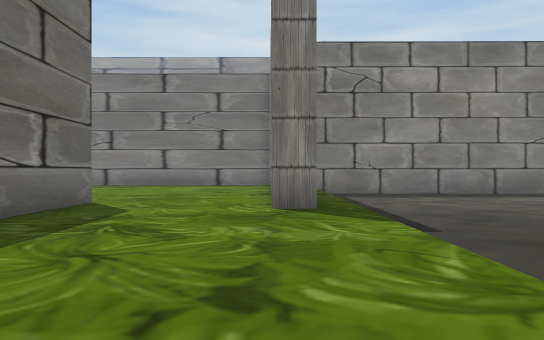
[1] (above)

21 first-person views from a walk through a 3-D level made in the Unity game engine. The camera is 1.3 m above the floor, looks level and sees 70° across. The floor is counted in squares, 2 m on a side. Each view is taken from the middle of a square. On the plan, view 1 faces up. The plan holds only what a view shows up to about 11 squares ahead; the rest is blank. The place goes on beyond the plan. The player character is not drawn. Some animated figures are left out.

[2]
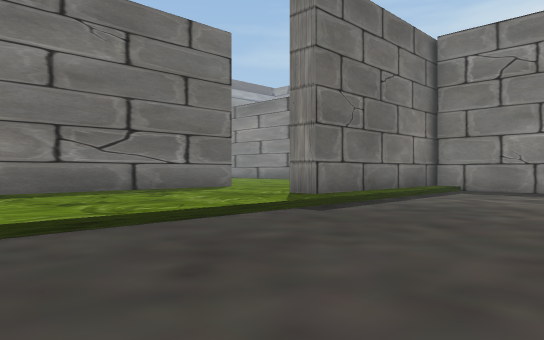

[3]
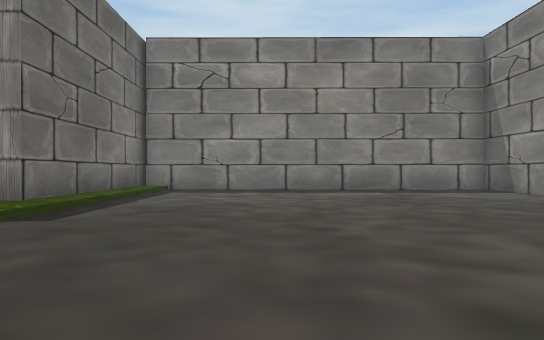

[4]
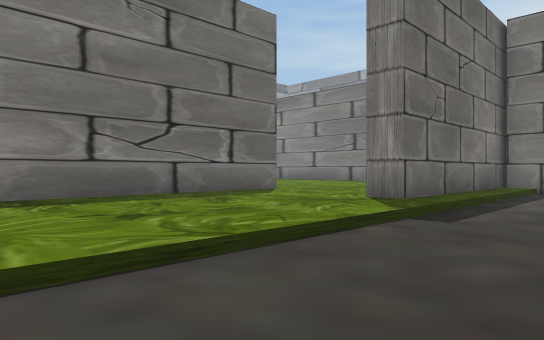

[5]
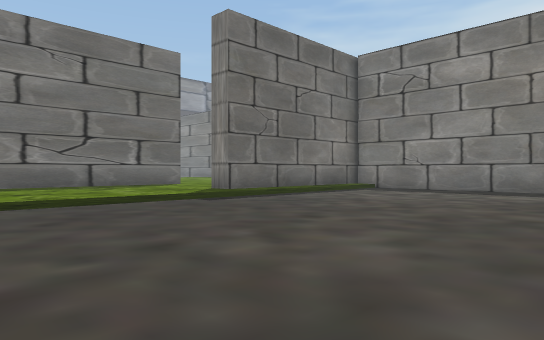

[6]
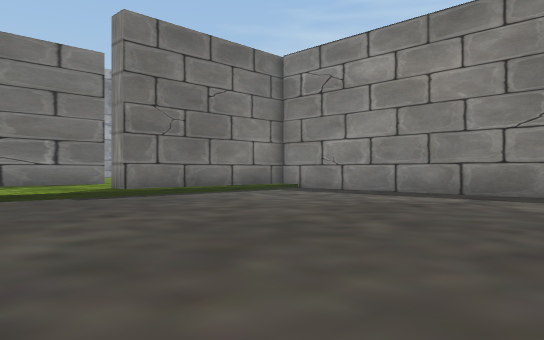

[7]
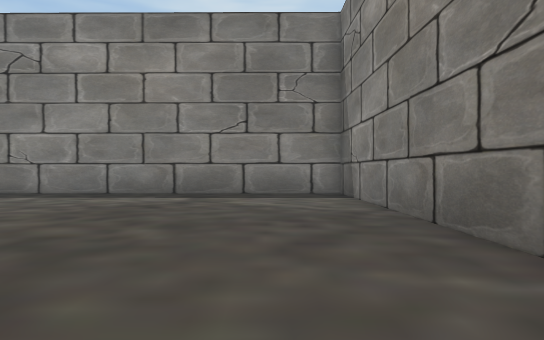

[8]
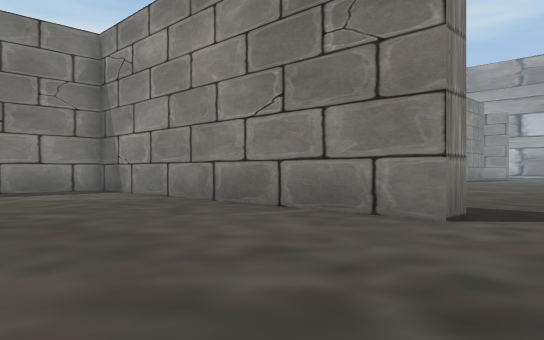

[9]
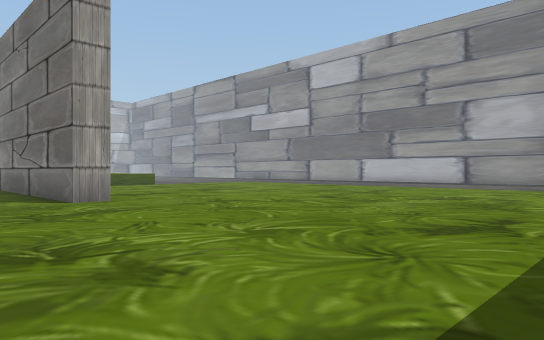

[10]
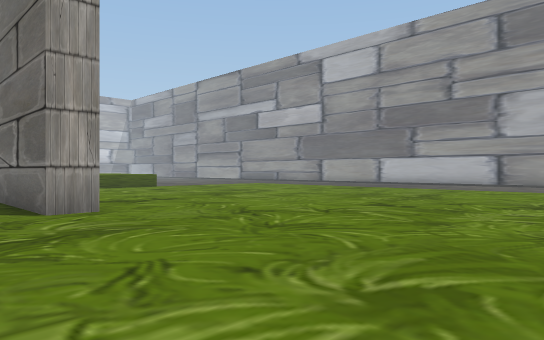

[11]
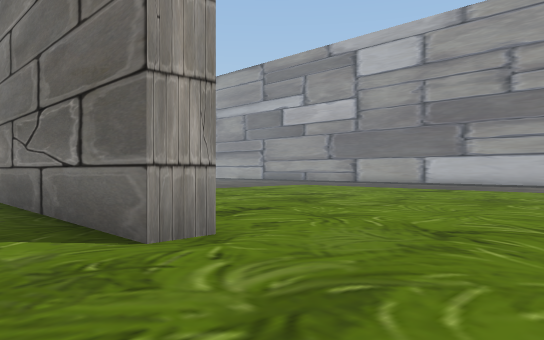

[12]
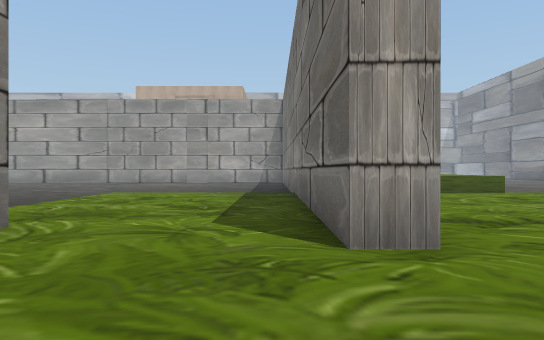

[13]
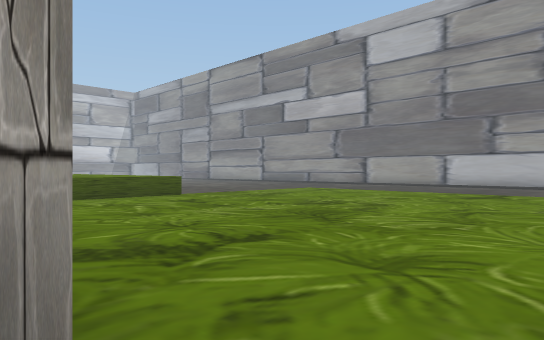

[14]
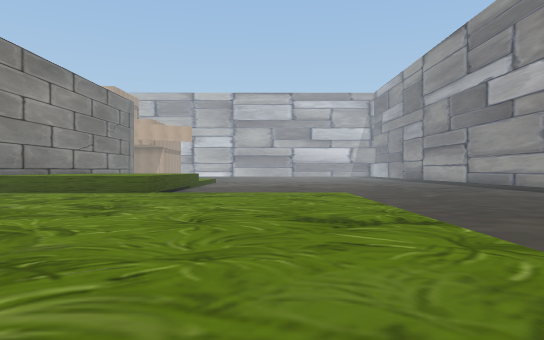

[15]
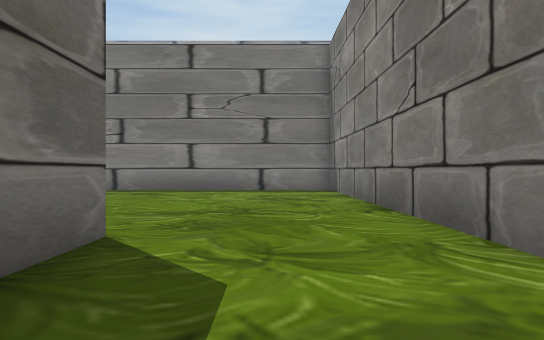

[16]
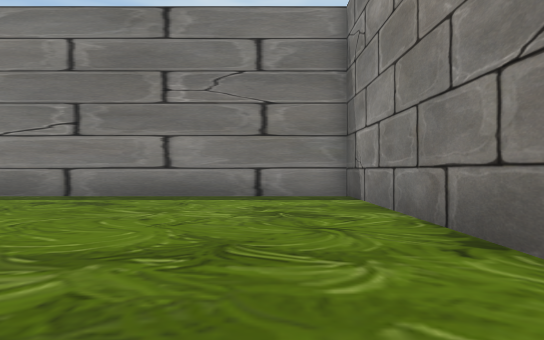

[17]
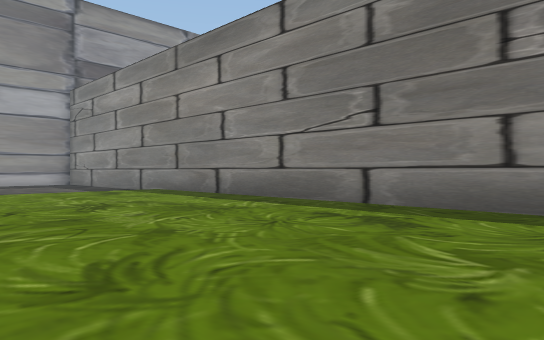

[18]
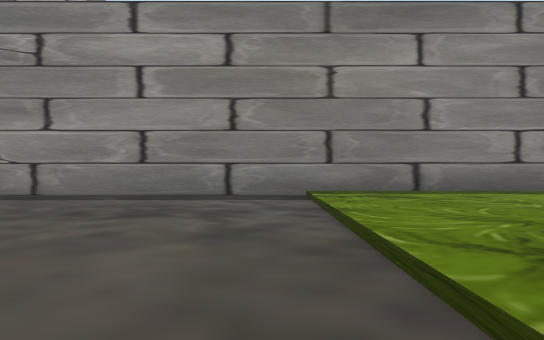

[19]
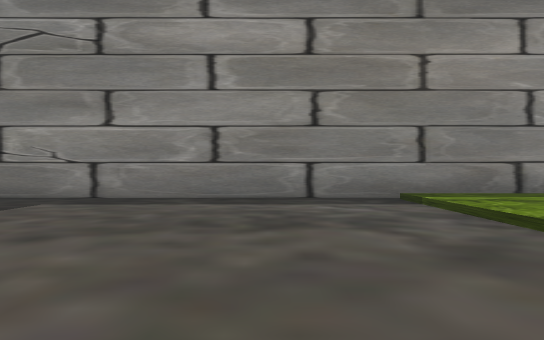

[20]
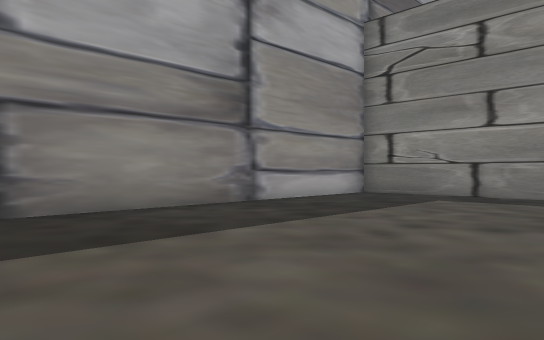

[21]
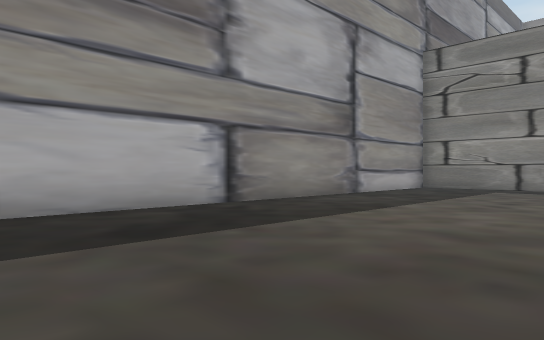

### Floor plan
Key: @ floor where view 1 was taken; # wall or solid block; . main floor; : floor 0.25 m higher than the main floor; / step, stairs or slope; ^ raised ledge.
Columns run from 26 left of view 1 to 19 right of it. Each row starts with its distance up from view 1.
 17 ###########################
 16 #........../::::::::::::::#
 15 #........../::::::::::::::#
 14 #........../::::::::::::::#
 13 #........../::::::::::::::#############
 12 #........../::::::::::::::#:..........#
 11 #........../::::::::::::::#:..........#
 10 #........../::::::::::::::#:..........#
  9 #........../::::::::::::::#:..........#
  8 #...... .../::::::::::::::#:..........#
  7 #.......  ./::::::::::#:::#:..........#
  6 #....... ../::::::::::#:::::..........#
  5 #....... ../::::::::::#:::::..........#
  4 #........../::::::::: #:::::..........#
  3     .. ..../::::::::: #:::::..........#  .....
  2        ..../::::::::: #:::::..........#.......
  1       ...../::::::::: #:::::..............
  0       .....//////^^^^^#///@/...... ..

Positions as (right, up) in squares from view 1, and headings:
1: (0, 0), facing up
2: (6, 0), facing up-left
3: (5, 0), facing up
4: (4, 0), facing up-left
5: (9, 0), facing up-left
6: (11, 2), facing up-left
7: (10, 2), facing up
8: (7, 0), facing up-right
9: (-1, 16), facing down-left
10: (-2, 14), facing down-left
11: (-2, 11), facing down-left
12: (-3, 11), facing down
13: (-4, 9), facing down-left
14: (-13, 11), facing down
15: (-2, 4), facing up
16: (-2, 7), facing up
17: (-3, 10), facing up-left
18: (-16, 7), facing up
19: (-18, 8), facing up
20: (-19, 7), facing up-left
21: (-19, 3), facing up-left
